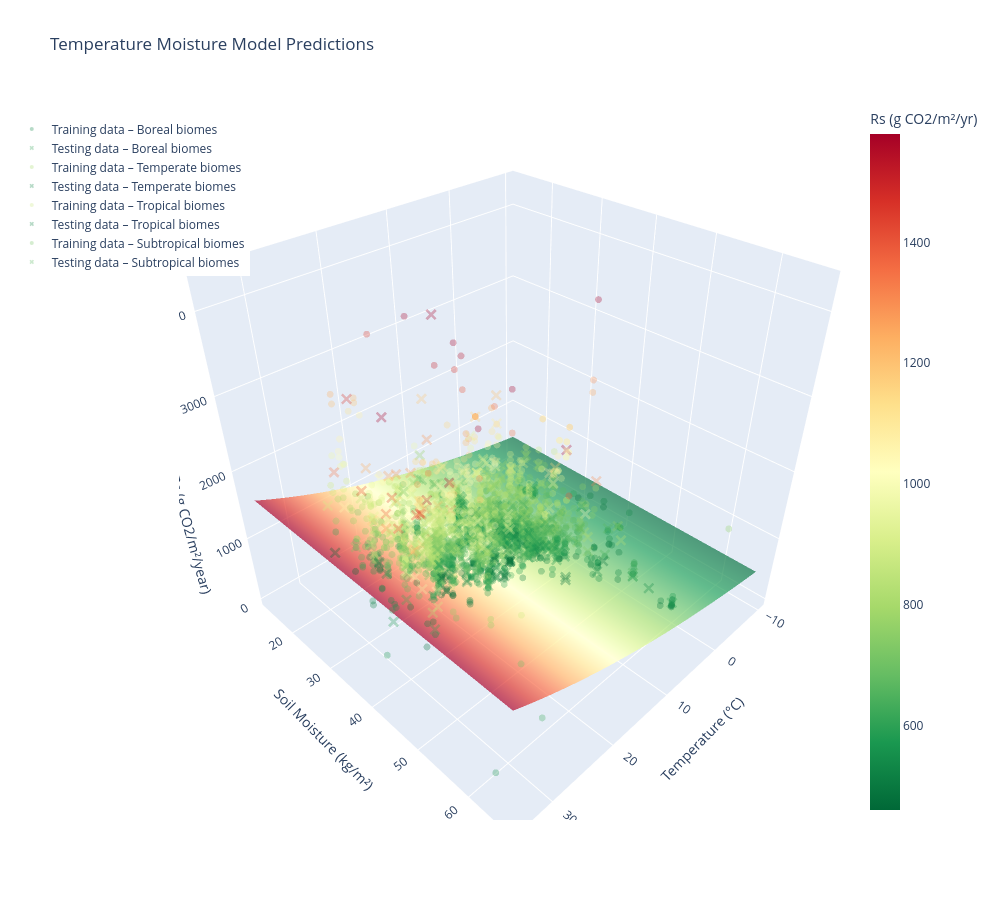

Write notebook code for a chart like this one.
### Code cell
## For only fitting the model to a subset of the biomes, e.g. only tropical biomes, the data can still be subsetted at this point
# biomes = ["Boreal", "Temperate", "Tropical", "Subtropical"]  #list biomes of interest for study
# forests = forests[forests["Biome"].isin(biomes)]

model_M_global = False

best_params = run_simulation(kfold_splits = 5, model_M = model_M_global, RF = False)
